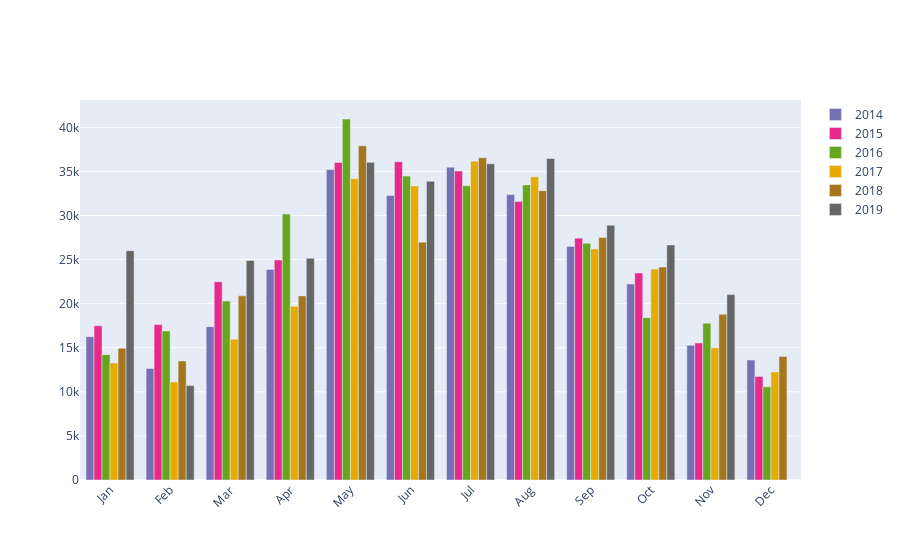

Notebook cell for this chart:
### Code cell
import plotly.graph_objects as go

months = ['Jan', 'Feb', 'Mar', 'Apr', 'May', 'Jun',
          'Jul', 'Aug', 'Sep', 'Oct', 'Nov', 'Dec']

fig = go.Figure()
for year in sorted(spokane.grouped_by_month.reset_index().year.unique()):
    fig.add_trace(go.Bar(
        x=months,
        y=spokane.grouped_by_month.reset_index().query('year==@year')['total_crossings'].values,
        name=str(year),
        marker_color='#%02x%02x%02x' % tuple([int(255*c) for c in spokane.yearly_palette_dict[year]])
    ))

fig.update_layout(barmode='group', xaxis_tickangle=-45)
fig.show()

### Figure 1 — Plotly figure (JSON) as saved in the notebook; plotly's stock layout.template omitted (floating-point values rounded to 4 significant figures)
{"data": [{"marker": {"color": "#7570b3"}, "name": "2014", "type": "bar", "x": ["Jan", "Feb", "Mar", "Apr", "May", "Jun", "Jul", "Aug", "Sep", "Oct", "Nov", "Dec"], "y": [16249, 12652, 17396, 23891, 35207, 32266, 35473, 32370, 26498, 22233, 15286, 13612]}, {"marker": {"color": "#e7298a"}, "name": "2015", "type": "bar", "x": ["Jan", "Feb", "Mar", "Apr", "May", "Jun", "Jul", "Aug", "Sep", "Oct", "Nov", "Dec"], "y": [17494, 17632, 22492, 24961, 36021, 36106, 35045, 31594, 27432, 23477, 15546, 11750]}, {"marker": {"color": "#66a61e"}, "name": "2016", "type": "bar", "x": ["Jan", "Feb", "Mar", "Apr", "May", "Jun", "Jul", "Aug", "Sep", "Oct", "Nov", "Dec"], "y": [14221, 16910, 20300, 30159, 40948, 34470, 33379, 33475, 26847, 18416, 17777, 10572]}, {"marker": {"color": "#e6ab02"}, "name": "2017", "type": "bar", "x": ["Jan", "Feb", "Mar", "Apr", "May", "Jun", "Jul", "Aug", "Sep", "Oct", "Nov", "Dec"], "y": [13262, 11120, 15975, 19697, 34183, 33359, 36166, 34391, 26205, 23924, 14990, 12264]}, {"marker": {"color": "#a6761d"}, "name": "2018", "type": "bar", "x": ["Jan", "Feb", "Mar", "Apr", "May", "Jun", "Jul", "Aug", "Sep", "Oct", "Nov", "Dec"], "y": [14946, 13495, 20887, 20882, 37914, 26982, 36557, 32816, 27516, 24153, 18793, 14019]}, {"marker": {"color": "#666666"}, "name": "2019", "type": "bar", "x": ["Jan", "Feb", "Mar", "Apr", "May", "Jun", "Jul", "Aug", "Sep", "Oct", "Nov", "Dec"], "y": [26003, 10707, 24905, 25163, 36038, 33889, 35868, 36478, 28898, 26662, 21028]}], "layout": {"barmode": "group", "xaxis": {"tickangle": -45}}}
